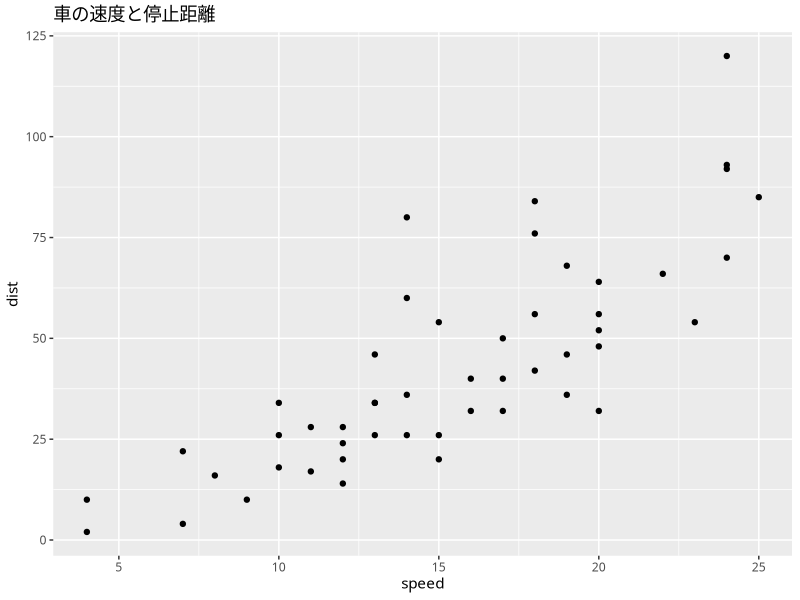

Generate this figure with R:
## ---- chunk 1
1 + 1
(100 - 20) / 4
## ---- chunk 2
price <- 1500
amount <- 3
total <- price * amount
total
## ---- chunk 3
# 数値のベクトル（列）を作る c() 関数
scores <- c(80, 90, 75, 60, 95)

# 平均値を計算する mean() 関数
mean(scores)
## ---- chunk 4
library(tidyverse)
# [対象注意] 日本語フォント設定は環境により異なります
theme_set(theme_gray(base_family = "HiraKakuProN-W3"))

ggplot(cars, aes(x = speed, y = dist)) +
  geom_point() +
  labs(title = "車の速度と停止距離") 
